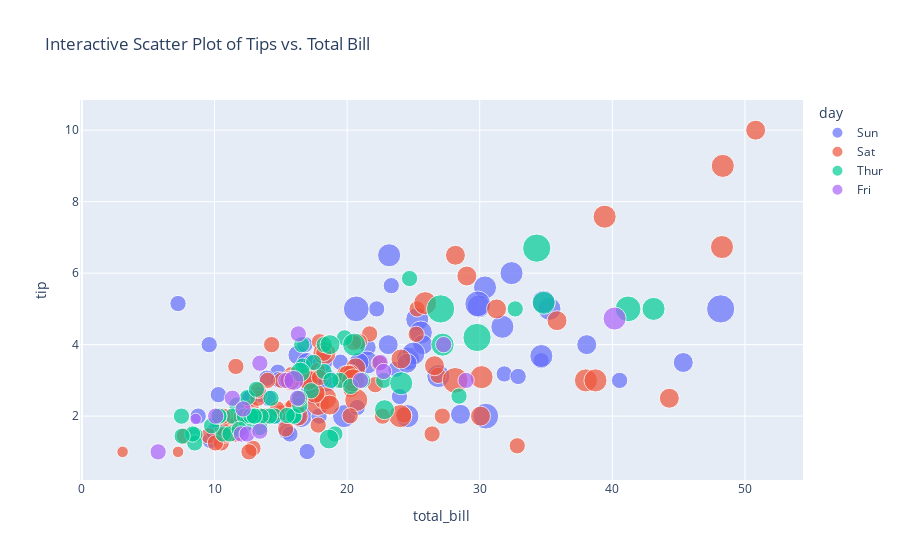

This figure's notebook cell:
### Markdown cell above
## 3.1. Interactive Scatter Plot

Interactive scatter plots allow for exploration of data points with interactivity.

### Code cell
import plotly.express as px

# Example 4: Interactive Scatter Plot with Plotly

# Colors points based on the day of the week
# Varies the size of points based on another variable
fig = px.scatter(df, x='total_bill', y='tip', color='day', size='size',
                 title='Interactive Scatter Plot of Tips vs. Total Bill')
fig.show()

### Figure 1 — Plotly figure (JSON) as saved in the notebook; plotly's stock layout.template omitted (floating-point values rounded to 4 significant figures)
{"data": [{"hovertemplate": "day=Sun<br>total_bill=%{x}<br>tip=%{y}<br>size=%{marker.size}<extra></extra>", "legendgroup": "Sun", "marker": {"color": "#636efa", "size": [2, 3, 3, 2, 4, 4, 2, 4, 2, 2, 2, 4, 2, 4, 2, 2, 3, 3, 3, 2, 2, 2, 4, 2, 2, 4, 3, 2, 2, 2, 4, 2, 4, 2, 3, 2, 3, 2, 4, 2, 2, 3, 4, 4, 5, 6, 4, 2, 4, 4, 2, 3, 2, 2, 3, 2, 4, 2, 2, 2, 2, 2, 2, 2, 2, 4, 2, 3, 4, 2, 5, 3, 5, 3, 3, 2], "sizemode": "area", "sizeref": 0.015, "symbol": "circle"}, "mode": "markers", "name": "Sun", "orientation": "v", "showlegend": true, "type": "scatter", "x": [16.99, 10.34, 21.01, 23.68, 24.59, 25.29, 8.77, 26.88, 15.04, 14.78, 10.27, 35.26, 15.42, 18.43, 14.83, 21.58, 10.33, 16.29, 16.97, 17.46, 13.94, 9.68, 30.4, 18.29, 22.23, 32.4, 28.55, 18.04, 12.54, 10.29, 34.81, 9.94, 25.56, 19.49, 38.07, 23.95, 25.71, 17.31, 29.93, 14.07, 13.13, 17.26, 24.55, 19.77, 29.85, 48.17, 25, 13.39, 16.49, 21.5, 12.66, 16.21, 13.81, 17.51, 24.52, 20.76, 31.71, 7.25, 31.85, 16.82, 32.9, 17.89, 14.48, 9.6, 34.63, 34.65, 23.33, 45.35, 23.17, 40.55, 20.69, 20.9, 30.46, 18.15, 23.1, 15.69], "xaxis": "x", "y": [1.01, 1.66, 3.5, 3.31, 3.61, 4.71, 2, 3.12, 1.96, 3.23, 1.71, 5, 1.57, 3, 3.02, 3.92, 1.67, 3.71, 3.5, 2.54, 3.06, 1.32, 5.6, 3, 5, 6, 2.05, 3, 2.5, 2.6, 5.2, 1.56, 4.34, 3.51, 4, 2.55, 4, 3.5, 5.07, 2.5, 2, 2.74, 2, 2, 5.14, 5, 3.75, 2.61, 2, 3.5, 2.5, 2, 2, 3, 3.48, 2.24, 4.5, 5.15, 3.18, 4, 3.11, 2, 2, 4, 3.55, 3.68, 5.65, 3.5, 6.5, 3, 5, 3.5, 2, 3.5, 4, 1.5], "yaxis": "y"}, {"hovertemplate": "day=Sat<br>total_bill=%{x}<br>tip=%{y}<br>size=%{marker.size}<extra></extra>", "legendgroup": "Sat", "marker": {"color": "#EF553B", "size": [3, 2, 2, 2, 4, 2, 4, 2, 2, 2, 2, 2, 4, 2, 4, 2, 3, 3, 3, 3, 3, 3, 4, 2, 2, 4, 2, 2, 2, 4, 3, 3, 2, 1, 2, 2, 2, 3, 2, 2, 2, 2, 2, 3, 2, 2, 2, 2, 2, 2, 2, 2, 1, 2, 2, 3, 2, 3, 4, 2, 2, 3, 4, 4, 2, 3, 2, 5, 2, 2, 4, 4, 2, 2, 4, 3, 2, 2, 2, 2, 2, 2, 3, 3, 2, 2, 2], "sizemode": "area", "sizeref": 0.015, "symbol": "circle"}, "mode": "markers", "name": "Sat", "orientation": "v", "showlegend": true, "type": "scatter", "x": [20.65, 17.92, 20.29, 15.77, 39.42, 19.82, 17.81, 13.37, 12.69, 21.7, 19.65, 9.55, 18.35, 15.06, 20.69, 17.78, 24.06, 16.31, 16.93, 18.69, 31.27, 16.04, 38.01, 26.41, 11.24, 48.27, 20.29, 13.81, 11.02, 18.29, 17.59, 20.08, 16.45, 3.07, 20.23, 15.01, 12.02, 17.07, 26.86, 25.28, 14.73, 10.51, 17.92, 44.3, 22.42, 20.92, 15.36, 20.49, 25.21, 18.24, 14.31, 14, 7.25, 10.59, 10.63, 50.81, 15.81, 26.59, 38.73, 24.27, 12.76, 30.06, 25.89, 48.33, 13.27, 28.17, 12.9, 28.15, 11.59, 7.74, 30.14, 20.45, 13.28, 22.12, 24.01, 15.69, 11.61, 10.77, 15.53, 10.07, 12.6, 32.83, 35.83, 29.03, 27.18, 22.67, 17.82], "xaxis": "x", "y": [3.35, 4.08, 2.75, 2.23, 7.58, 3.18, 2.34, 2, 2, 4.3, 3, 1.45, 2.5, 3, 2.45, 3.27, 3.6, 2, 3.07, 2.31, 5, 2.24, 3, 1.5, 1.76, 6.73, 3.21, 2, 1.98, 3.76, 2.64, 3.15, 2.47, 1, 2.01, 2.09, 1.97, 3, 3.14, 5, 2.2, 1.25, 3.08, 2.5, 3.48, 4.08, 1.64, 4.06, 4.29, 3.76, 4, 3, 1, 1.61, 2, 10, 3.16, 3.41, 3, 2.03, 2.23, 2, 5.16, 9, 2.5, 6.5, 1.1, 3, 1.5, 1.44, 3.09, 3, 2.72, 2.88, 2, 3, 3.39, 1.47, 3, 1.25, 1, 1.17, 4.67, 5.92, 2, 2, 1.75], "yaxis": "y"}, {"hovertemplate": "day=Thur<br>total_bill=%{x}<br>tip=%{y}<br>size=%{marker.size}<extra></extra>", "legendgroup": "Thur", "marker": {"color": "#00cc96", "size": [4, 2, 2, 2, 2, 1, 2, 2, 4, 2, 2, 2, 2, 2, 2, 4, 2, 2, 2, 2, 2, 6, 2, 2, 2, 3, 2, 2, 2, 2, 2, 2, 2, 2, 2, 2, 2, 6, 5, 6, 2, 2, 3, 2, 2, 2, 2, 2, 2, 2, 2, 2, 4, 2, 2, 3, 2, 2, 2, 4, 3, 2], "sizemode": "area", "sizeref": 0.015, "symbol": "circle"}, "mode": "markers", "name": "Thur", "orientation": "v", "showlegend": true, "type": "scatter", "x": [27.2, 22.76, 17.29, 19.44, 16.66, 10.07, 32.68, 15.98, 34.83, 13.03, 18.28, 24.71, 21.16, 10.65, 12.43, 24.08, 11.69, 13.42, 14.26, 15.95, 12.48, 29.8, 8.52, 14.52, 11.38, 22.82, 19.08, 20.27, 11.17, 12.26, 18.26, 8.51, 10.33, 14.15, 16, 13.16, 17.47, 34.3, 41.19, 27.05, 16.43, 8.35, 18.64, 11.87, 9.78, 7.51, 19.81, 28.44, 15.48, 16.58, 7.56, 10.34, 43.11, 13, 13.51, 18.71, 12.74, 13, 16.4, 20.53, 16.47, 18.78], "xaxis": "x", "y": [4, 3, 2.71, 3, 3.4, 1.83, 5, 2.03, 5.17, 2, 4, 5.85, 3, 1.5, 1.8, 2.92, 2.31, 1.68, 2.5, 2, 2.52, 4.2, 1.48, 2, 2, 2.18, 1.5, 2.83, 1.5, 2, 3.25, 1.25, 2, 2, 2, 2.75, 3.5, 6.7, 5, 5, 2.3, 1.5, 1.36, 1.63, 1.73, 2, 4.19, 2.56, 2.02, 4, 1.44, 2, 5, 2, 2, 4, 2.01, 2, 2.5, 4, 3.23, 3], "yaxis": "y"}, {"hovertemplate": "day=Fri<br>total_bill=%{x}<br>tip=%{y}<br>size=%{marker.size}<extra></extra>", "legendgroup": "Fri", "marker": {"color": "#ab63fa", "size": [2, 2, 2, 2, 2, 4, 2, 2, 2, 2, 2, 2, 2, 2, 1, 3, 2, 2, 2], "sizemode": "area", "sizeref": 0.015, "symbol": "circle"}, "mode": "markers", "name": "Fri", "orientation": "v", "showlegend": true, "type": "scatter", "x": [28.97, 22.49, 5.75, 16.32, 22.75, 40.17, 27.28, 12.03, 21.01, 12.46, 11.35, 15.38, 12.16, 13.42, 8.58, 15.98, 13.42, 16.27, 10.09], "xaxis": "x", "y": [3, 3.5, 1, 4.3, 3.25, 4.73, 4, 1.5, 3, 1.5, 2.5, 3, 2.2, 3.48, 1.92, 3, 1.58, 2.5, 2], "yaxis": "y"}], "layout": {"legend": {"itemsizing": "constant", "title": {"text": "day"}, "tracegroupgap": 0}, "title": {"text": "Interactive Scatter Plot of Tips vs. Total Bill"}, "xaxis": {"anchor": "y", "domain": [0, 1], "title": {"text": "total_bill"}}, "yaxis": {"anchor": "x", "domain": [0, 1], "title": {"text": "tip"}}}}
